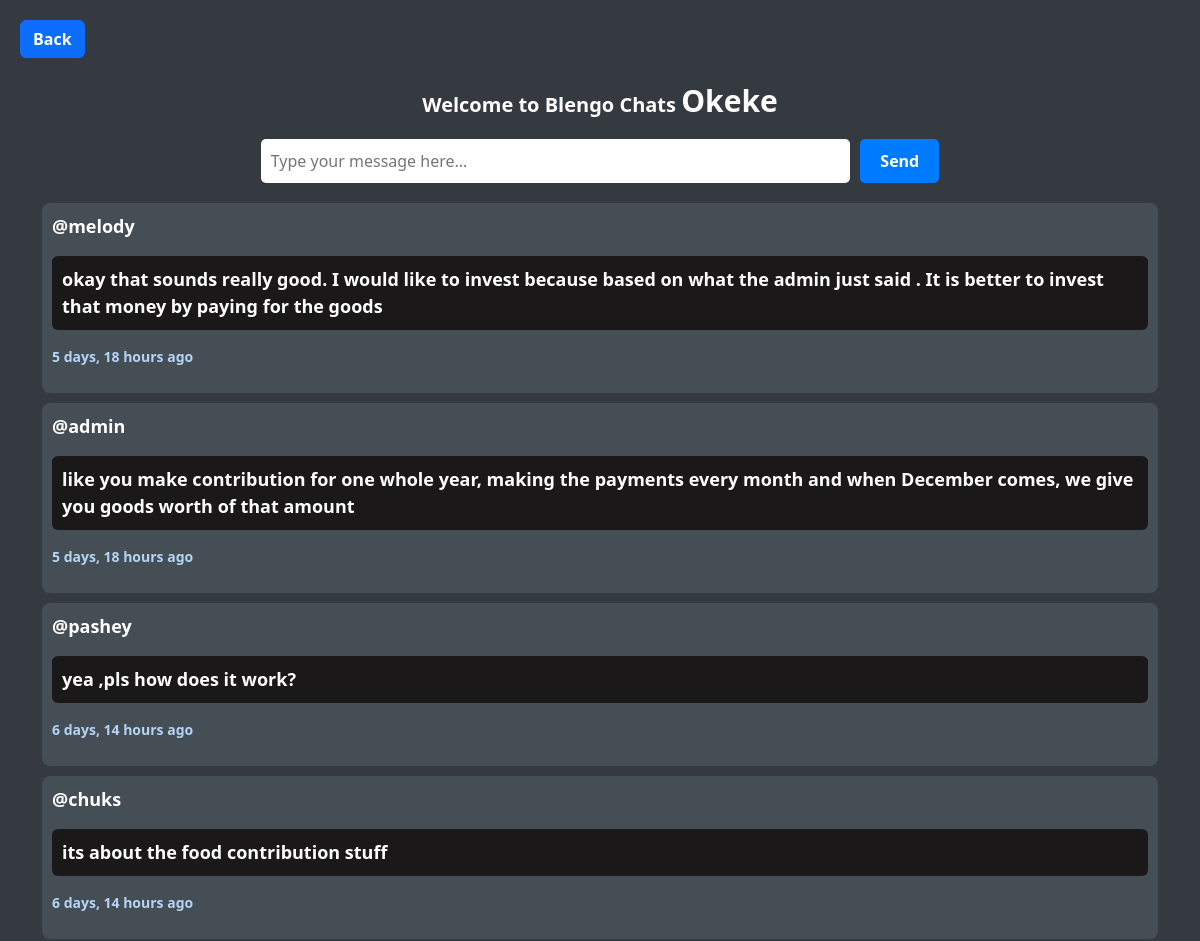
The page /chat/ (signed in, upper part) on the database as committed earlier.
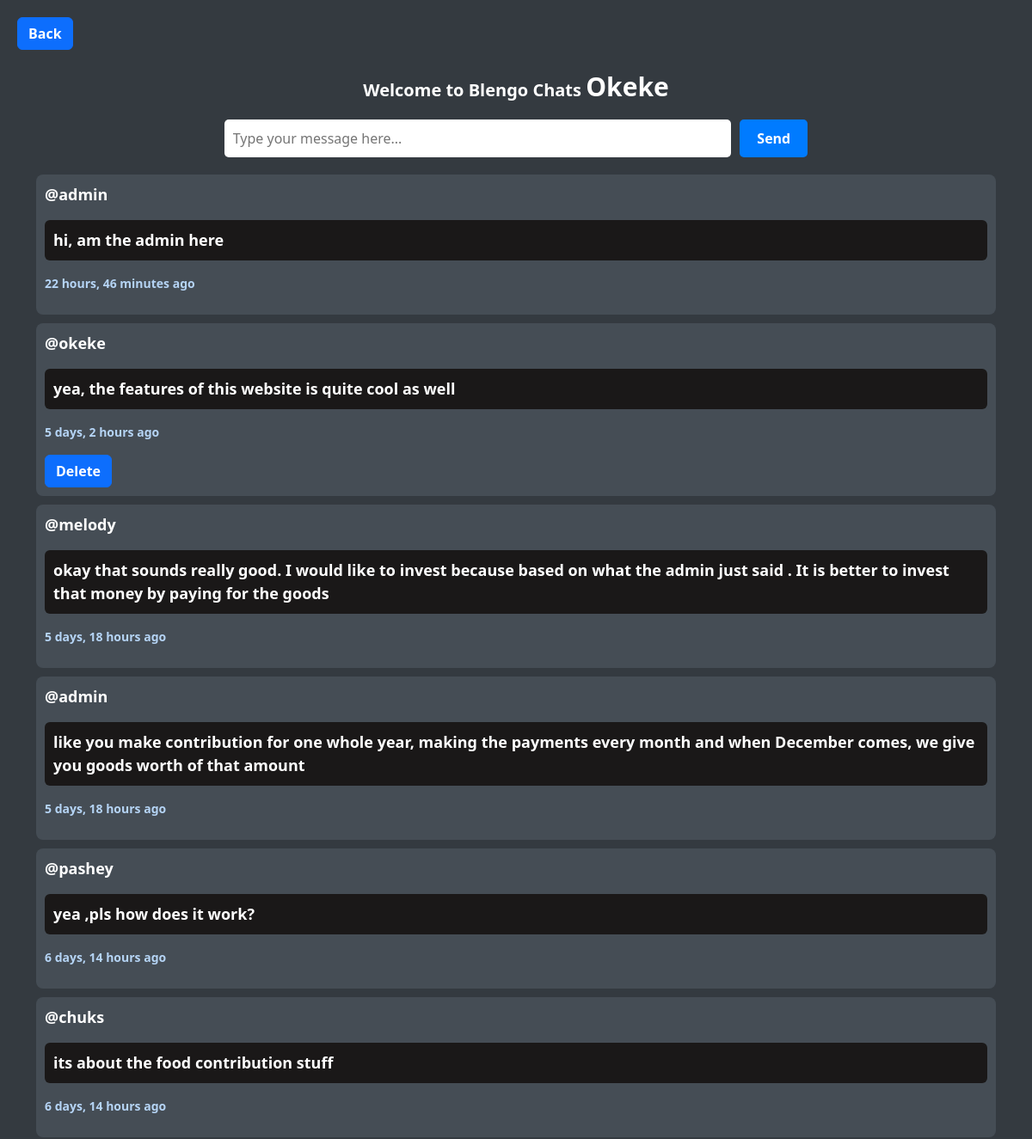
The same page on the database as committed later.
### base/models.py (models this page shows, shortened)
class Chat(models.Model):
    user = models.ForeignKey(User,on_delete=models.SET_NULL,null=True)
    texts = models.CharField(max_length=1000000)
    created_at = models.DateTimeField(auto_now=True)

### base/views.py (the view)
# urls.py: path('chat/',views.chat,name='chat'),
@login_required(login_url='loging')
def chat(request):
    chats = Chat.objects.all()
    if request.method=="POST":
        texts = request.POST['texts']
        chats = Chat(texts=texts,user=request.user).save()
        return redirect('chat')
    return render(request,'chat.html',{'chats':chats})

### base/context_processors.py (called while the page is built)
def user_profile(request):
    if request.user.is_authenticated:
        try:
            profile = Profile.objects.get(user=request.user)
        except Profile.DoesNotExist:
            profile = None
    else:
        profile = None
    return {'user_profile': profile}

### template/chat.html (shortened to what this page needs)
{% extends 'home.html' %}
{% block content %}
<a href="{% url 'home' %}" class="btn btn-primary back-button">Back</a>
<div class="container">
    <p style="font-weight: bold; text-align: center;font-size: 20px;">Welcome to Blengo Chats <span style="font-weight: bold;font-size: 30px;">{{ request.user|capfirst }}</span></p>
    <div class="form-container">
        <form method="POST" action="{% url 'chat' %}">
            <input type="text" name="texts" placeholder="Type your message here..." required>
            <input type="submit" value="Send">
        </form>
    </div>
    {% if chats %}
        {% for chat in chats reversed %}
        <div class="chat-box">
            <p>@{{ chat.user }}</p>
            <p style="background-color: #1a1818; border-radius: 6px; padding: 10px;">{{ chat.texts }}</p>
            <p style="color: #b5d4f5; font-size: 14px;">{{ chat.created_at|timesince }} ago</p>
            {% if chat.user == request.user %}
            <a class="btn btn-primary" href="{% url 'delete_chat' chat.id %}">Delete</a>
            {% endif %}
        </div>
        {% empty %}
        <p>No messages yet.</p>
        {% endfor %}
    {% else %}
        <p>No messages yet.</p>
    {% endif %}
</div>
{% endblock %}

Rows that differ between the two databases and show on the page:
added Chat: user "admin", texts "hi, am the admin here", created_at "22 hours, 46 minutes"
added Chat: user "okeke", texts "yea, the features of this website is quite cool as well", created_at "5 days, 2 hours", shows "Delete"
